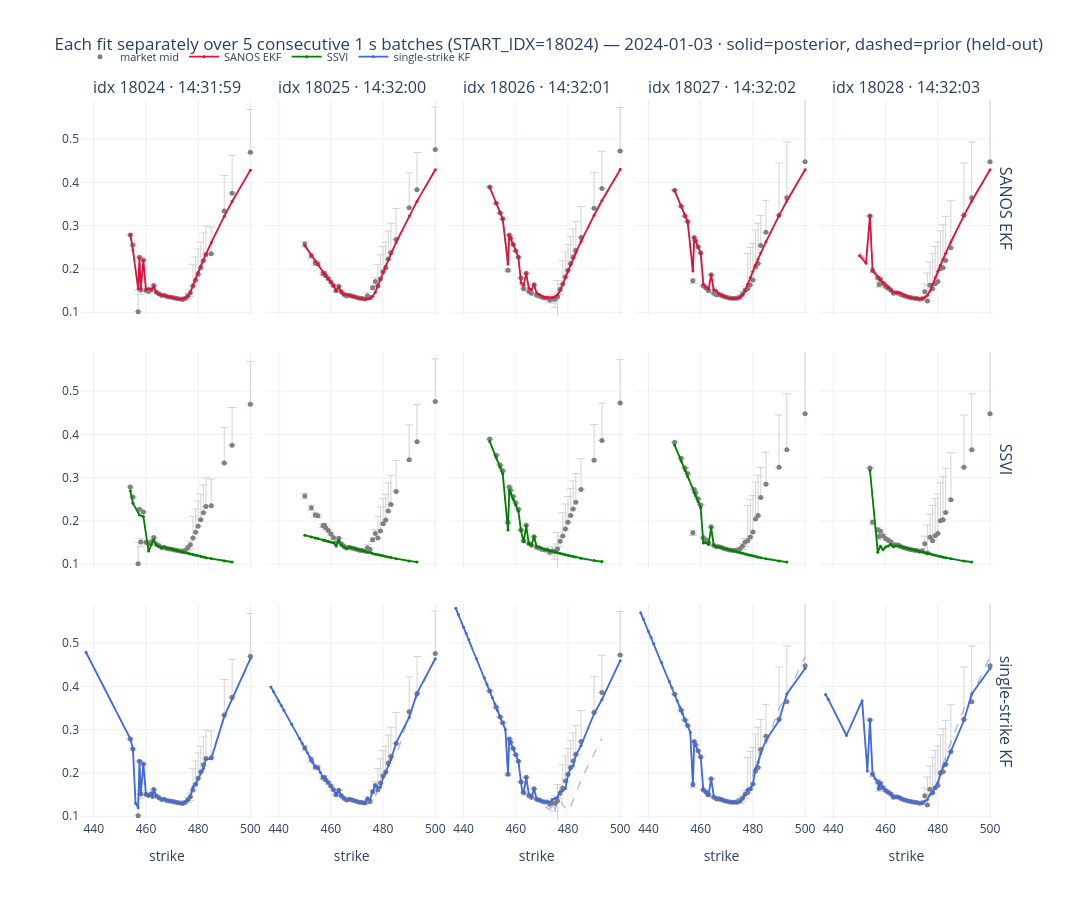

This figure's notebook cell:
### Code cell
# ── Same batches, each model's fit on its OWN row (with the market observations) ──
# Reuses snaps / X_RANGE / IV_RANGE / MODELS from the cell above, so the batches, the
# strike grid and the IV range are identical — only the layout changes: rows = models,
# columns = the same N_BATCH consecutive 1 s batches. Each panel = market mid (grey,
# bid/ask band) + that model's POSTERIOR (solid) and held-out PRIOR (dashed).
fig = make_subplots(
    rows=len(MODELS),
    cols=N_BATCH,
    shared_xaxes=True,
    shared_yaxes=True,
    vertical_spacing=0.05,
    horizontal_spacing=0.012,
    column_titles=[f"idx {START_IDX + j} · {_to_et(s['ts'])}" for j, s in enumerate(snaps)],
    row_titles=[label for _, label, _ in MODELS],
)

for r, (key, label, color) in enumerate(MODELS, start=1):
    for j, d in enumerate(snaps):
        first = j == 0  # legend entries only once per model row
        if "mkt" in d:  # market mid IV + bid/ask band
            Kk, ivm, ivlo, ivhi = d["mkt"]
            fig.add_trace(
                go.Scatter(
                    x=Kk,
                    y=ivm,
                    mode="markers",
                    marker=dict(size=5, color="grey"),
                    error_y=dict(
                        type="data",
                        symmetric=False,
                        array=ivhi - ivm,
                        arrayminus=ivm - ivlo,
                        color="lightgrey",
                        thickness=1,
                    ),
                    name="market mid",
                    legendgroup="market",
                    showlegend=(r == 1 and first),
                ),
                row=r,
                col=j + 1,
            )
        m = d["models"].get(label)
        if m is None:
            continue
        fig.add_trace(
            go.Scatter(
                x=m["K"],
                y=m["iv_post"],
                mode="lines+markers",
                line=dict(width=1.8, color=color),
                marker=dict(size=3, color=color),
                connectgaps=True,  # bridge strikes with no IV (arb-violating price)
                name=label,
                legendgroup=label,
                showlegend=first,
            ),
            row=r,
            col=j + 1,
        )
        if SHOW_PRIOR and m["iv_prior"] is not None:
            fig.add_trace(
                go.Scatter(
                    x=m["K"],
                    y=m["iv_prior"],
                    mode="lines",
                    line=dict(width=1.2, color=color, dash="dash"),
                    opacity=0.5,
                    connectgaps=True,
                    name=f"{label} (prior)",
                    legendgroup=label,
                    showlegend=False,
                ),
                row=r,
                col=j + 1,
            )

# identical x/y ranges on every panel so all rows/columns line up exactly
for r in range(1, len(MODELS) + 1):
    for c in range(1, N_BATCH + 1):
        fig.update_xaxes(range=X_RANGE, row=r, col=c)
        fig.update_yaxes(range=IV_RANGE, row=r, col=c)
        if r == len(MODELS):
            fig.update_xaxes(title_text="strike", row=r, col=c)
fig.update_layout(
    title=(
        f"Each fit separately over {N_BATCH} consecutive 1 s batches "
        f"(START_IDX={START_IDX}) — {TRADE_DATE} · solid=posterior, dashed=prior (held-out)"
    ),
    template="plotly_white",
    width=330 * N_BATCH,
    height=300 * len(MODELS),
    legend=dict(orientation="h", yanchor="bottom", y=1.04, font=dict(size=11)),
)
fig.show()
